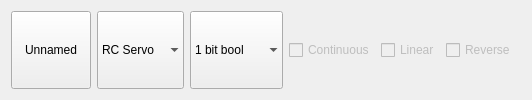
     <widget class="QWidget" name="tabType">
      <property name="sizePolicy">
       <sizepolicy hsizetype="Minimum" vsizetype="Minimum">
        <horstretch>0</horstretch>
        <verstretch>0</verstretch>
       </sizepolicy>
      </property>
      <attribute name="title">
       <string>Type</string>
      </attribute>
      <layout class="QGridLayout" name="gridLayout_3">
       <item row="0" column="0">
        <widget class="QPushButton" name="pushButtonName">
         <property name="sizePolicy">
          <sizepolicy hsizetype="Minimum" vsizetype="Minimum">
           <horstretch>0</horstretch>
           <verstretch>0</verstretch>
          </sizepolicy>
         </property>
         <property name="toolTip">
          <string>Click to change the name of this actuator</string>
         </property>
         <property name="text">
          <string>Unnamed</string>
         </property>
        </widget>
       </item>
       <item row="0" column="6">
        <spacer name="horizontalSpacer">
         <property name="sizePolicy">
          <sizepolicy hsizetype="Expanding" vsizetype="Minimum">
           <horstretch>0</horstretch>
           <verstretch>0</verstretch>
          </sizepolicy>
         </property>
         <property name="orientation">
          <enum>Qt::Horizontal</enum>
         </property>
         <property name="sizeType">
          <enum>QSizePolicy::Expanding</enum>
         </property>
         <property name="sizeHint" stdset="0">
          <size>
           <width>5</width>
           <height>5</height>
          </size>
         </property>
        </spacer>
       </item>
       <item row="0" column="1">
        <widget class="QComboBox" name="comboBoxActuatorType">
         <property name="sizePolicy">
          <sizepolicy hsizetype="Minimum" vsizetype="Minimum">
           <horstretch>0</horstretch>
           <verstretch>0</verstretch>
          </sizepolicy>
         </property>
         <property name="frame">
          <bool>false</bool>
         </property>
         <item>
          <property name="text">
           <string>RC Servo</string>
          </property>
          <property name="icon">
           <iconset>
            <normaloff>:/icons/rc_servo.svg</normaloff>:/icons/rc_servo.svg</iconset>
          </property>
         </item>
         <item>
          <property name="text">
           <string>DC Motor</string>
          </property>
          <property name="icon">
           <iconset>
            <normaloff>:/icons/dc_motor.svg</normaloff>:/icons/dc_motor.svg</iconset>
          </property>
         </item>
         <item>
          <property name="text">
           <string>Step Motor</string>
          </property>
          <property name="icon">
           <iconset>
            <normaloff>:/icons/stepper_motor.svg</normaloff>:/icons/stepper_motor.svg</iconset>
          </property>
         </item>
         <item>
          <property name="text">
           <string>Relay</string>
          </property>
          <property name="icon">
           <iconset>
            <normaloff>:/icons/relay.svg</normaloff>:/icons/relay.svg</iconset>
          </property>
         </item>
        </widget>
       </item>
       <item row="0" column="2">
        <widget class="QComboBox" name="comboBoxActuatorRepresentation">
         <property name="sizePolicy">
          <sizepolicy hsizetype="Minimum" vsizetype="Minimum">
           <horstretch>0</horstretch>
           <verstretch>0</verstretch>
          </sizepolicy>
         </property>
         <property name="frame">
          <bool>false</bool>
         </property>
         <item>
          <property name="text">
           <string extracomment="This is analogous to a switch that can be either ON or OFF.">1 bit bool</string>
          </property>
          <property name="icon">
           <iconset>
            <normaloff>:/icons/bit.svg</normaloff>:/icons/bit.svg</iconset>
          </property>
         </item>
         <item>
          <property name="text">
           <string extracomment="This allows lowest level of gradient. Good for multi-state applications (selecting one of several values).">8 bit char</string>
          </property>
          <property name="icon">
           <iconset>
            <normaloff>:/icons/byte.svg</normaloff>:/icons/byte.svg</iconset>
          </property>
         </item>
         <item>
          <property name="text">
           <string extracomment="Great balance between resolution and bandwidth. Recommended for RC servos.">16 bit short</string>
          </property>
          <property name="icon">
           <iconset>
            <normaloff>:/icons/word.svg</normaloff>:/icons/word.svg</iconset>
          </property>
         </item>
         <item>
          <property name="text">
           <string extracomment=" Not recommended unless you really know you need it.">32 bit int</string>
          </property>
          <property name="icon">
           <iconset>
            <normaloff>:/icons/double_word.svg</normaloff>:/icons/double_word.svg</iconset>
          </property>
         </item>
         <item>
          <property name="text">
           <string extracomment="For extreme resolution applications. Not recommended unless you really know you need it.">64 bit int</string>
          </property>
          <property name="icon">
           <iconset>
            <normaloff>:/icons/quad_word.svg</normaloff>:/icons/quad_word.svg</iconset>
          </property>
         </item>
         <item>
          <property name="text">
           <string extracomment="For high resolution and high range application. Not recommended unless you really know you need it.">float</string>
          </property>
          <property name="icon">
           <iconset>
            <normaloff>:/icons/float.svg</normaloff>:/icons/float.svg</iconset>
          </property>
         </item>
         <item>
          <property name="text">
           <string extracomment="For extreme resolution and extreme range. Not recommended unless you really know you need it.">double float</string>
          </property>
          <property name="icon">
           <iconset>
            <normaloff>:/icons/double_float.svg</normaloff>:/icons/double_float.svg</iconset>
          </property>
         </item>
        </widget>
       </item>
       <item row="0" column="3">
        <widget class="QCheckBox" name="checkBoxContinuous">
         <property name="enabled">
          <bool>false</bool>
         </property>
         <property name="sizePolicy">
          <sizepolicy hsizetype="Minimum" vsizetype="Minimum">
           <horstretch>0</horstretch>
           <verstretch>0</verstretch>
          </sizepolicy>
         </property>
         <property name="text">
          <string>Continuous</string>
         </property>
        </widget>
       </item>
       <item row="0" column="4">
        <widget class="QCheckBox" name="checkBoxLinear">
         <property name="enabled">
          <bool>false</bool>
         </property>
         <property name="sizePolicy">
          <sizepolicy hsizetype="Minimum" vsizetype="Minimum">
           <horstretch>0</horstretch>
           <verstretch>0</verstretch>
          </sizepolicy>
         </property>
         <property name="text">
          <string>Linear</string>
         </property>
        </widget>
       </item>
       <item row="0" column="5">
        <widget class="QCheckBox" name="checkBox">
         <property name="enabled">
          <bool>false</bool>
         </property>
         <property name="sizePolicy">
          <sizepolicy hsizetype="Minimum" vsizetype="Minimum">
           <horstretch>0</horstretch>
           <verstretch>0</verstretch>
          </sizepolicy>
         </property>
         <property name="text">
          <string>Reverse</string>
         </property>
         <property name="checkable">
          <bool>true</bool>
         </property>
        </widget>
       </item>
      </layout>
     </widget>
